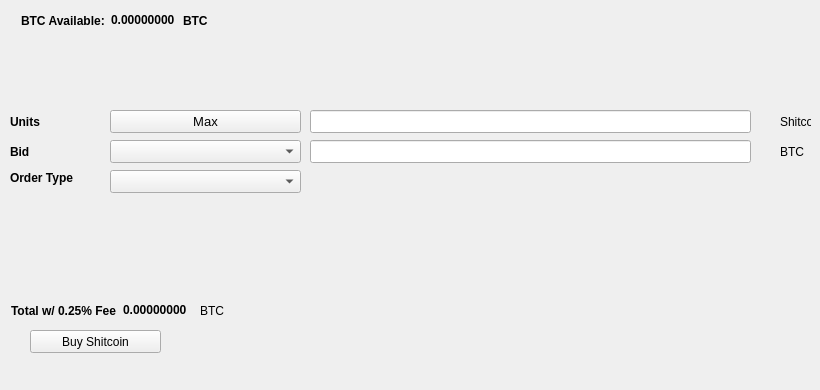
   <widget class="QWidget" name="BuyTab">
    <attribute name="title">
     <string>Buy</string>
    </attribute>
    <widget class="QPushButton" name="BuyShitcoin">
     <property name="geometry">
      <rect>
       <x>30</x>
       <y>330</y>
       <width>131</width>
       <height>23</height>
      </rect>
     </property>
     <property name="text">
      <string>Buy Shitcoin</string>
     </property>
     <property name="icon">
      <iconset resource="../shitcoin.qrc">
       <normaloff>:/icons/bitcoin</normaloff>:/icons/bitcoin</iconset>
     </property>
    </widget>
    <widget class="QLabel" name="label_3">
     <property name="geometry">
      <rect>
       <x>10</x>
       <y>110</y>
       <width>46</width>
       <height>23</height>
      </rect>
     </property>
     <property name="font">
      <font>
       <weight>75</weight>
       <bold>true</bold>
      </font>
     </property>
     <property name="text">
      <string>Units</string>
     </property>
    </widget>
    <widget class="QLineEdit" name="UnitsInput">
     <property name="geometry">
      <rect>
       <x>310</x>
       <y>110</y>
       <width>441</width>
       <height>23</height>
      </rect>
     </property>
     <property name="font">
      <font>
       <pointsize>9</pointsize>
       <weight>75</weight>
       <bold>true</bold>
      </font>
     </property>
    </widget>
    <widget class="QLineEdit" name="BuyBidPriceEdit">
     <property name="geometry">
      <rect>
       <x>310</x>
       <y>140</y>
       <width>441</width>
       <height>23</height>
      </rect>
     </property>
     <property name="font">
      <font>
       <pointsize>9</pointsize>
       <weight>75</weight>
       <bold>true</bold>
      </font>
     </property>
    </widget>
    <widget class="QLabel" name="label_4">
     <property name="geometry">
      <rect>
       <x>780</x>
       <y>110</y>
       <width>31</width>
       <height>23</height>
      </rect>
     </property>
     <property name="text">
      <string>Shitcoin</string>
     </property>
    </widget>
    <widget class="QLabel" name="label_5">
     <property name="geometry">
      <rect>
       <x>780</x>
       <y>140</y>
       <width>31</width>
       <height>23</height>
      </rect>
     </property>
     <property name="text">
      <string>BTC</string>
     </property>
    </widget>
    <widget class="QLabel" name="label_6">
     <property name="geometry">
      <rect>
       <x>10</x>
       <y>140</y>
       <width>46</width>
       <height>23</height>
      </rect>
     </property>
     <property name="font">
      <font>
       <weight>75</weight>
       <bold>true</bold>
      </font>
     </property>
     <property name="text">
      <string>Bid</string>
     </property>
    </widget>
    <widget class="QLabel" name="label_7">
     <property name="geometry">
      <rect>
       <x>10</x>
       <y>170</y>
       <width>91</width>
       <height>16</height>
      </rect>
     </property>
     <property name="font">
      <font>
       <weight>75</weight>
       <bold>true</bold>
      </font>
     </property>
     <property name="text">
      <string>Order Type</string>
     </property>
    </widget>
    <widget class="QPushButton" name="Buy_Max_Amount">
     <property name="geometry">
      <rect>
       <x>110</x>
       <y>110</y>
       <width>191</width>
       <height>23</height>
      </rect>
     </property>
     <property name="font">
      <font>
       <pointsize>10</pointsize>
      </font>
     </property>
     <property name="text">
      <string>Max</string>
     </property>
    </widget>
    <widget class="QComboBox" name="BuyBidcomboBox">
     <property name="geometry">
      <rect>
       <x>110</x>
       <y>140</y>
       <width>191</width>
       <height>23</height>
      </rect>
     </property>
     <property name="font">
      <font>
       <pointsize>10</pointsize>
      </font>
     </property>
    </widget>
    <widget class="QComboBox" name="buyOrdertypeCombo">
     <property name="geometry">
      <rect>
       <x>110</x>
       <y>170</y>
       <width>191</width>
       <height>23</height>
      </rect>
     </property>
     <property name="font">
      <font>
       <pointsize>10</pointsize>
      </font>
     </property>
    </widget>
    <widget class="QWidget" name="layoutWidget1">
     <property name="geometry">
      <rect>
       <x>21</x>
       <y>11</y>
       <width>227</width>
       <height>19</height>
      </rect>
     </property>
     <layout class="QHBoxLayout" name="horizontalLayout_3">
      <item>
       <widget class="QLabel" name="label232">
        <property name="font">
         <font>
          <weight>75</weight>
          <bold>true</bold>
         </font>
        </property>
        <property name="text">
         <string>BTC Available:</string>
        </property>
       </widget>
      </item>
      <item>
       <widget class="QLabel" name="BtcAvailableLbl">
        <property name="palette">
         <palette>
          <active>
           <colorrole role="WindowText">
            <brush brushstyle="SolidPattern">
             <color alpha="255">
              <red>0</red>
              <green>0</green>
              <blue>0</blue>
             </color>
            </brush>
           </colorrole>
           <colorrole role="Button">
            <brush brushstyle="SolidPattern">
             <color alpha="255">
              <red>0</red>
              <green>170</green>
              <blue>0</blue>
             </color>
            </brush>
           </colorrole>
           <colorrole role="Light">
            <brush brushstyle="SolidPattern">
             <color alpha="255">
              <red>0</red>
              <green>255</green>
              <blue>0</blue>
             </color>
            </brush>
           </colorrole>
           <colorrole role="Midlight">
            <brush brushstyle="SolidPattern">
             <color alpha="255">
              <red>0</red>
              <green>212</green>
              <blue>0</blue>
             </color>
            </brush>
           </colorrole>
           <colorrole role="Dark">
            <brush brushstyle="SolidPattern">
             <color alpha="255">
              <red>0</red>
              <green>85</green>
              <blue>0</blue>
             </color>
            </brush>
           </colorrole>
           <colorrole role="Mid">
            <brush brushstyle="SolidPattern">
             <color alpha="255">
              <red>0</red>
              <green>113</green>
              <blue>0</blue>
             </color>
            </brush>
           </colorrole>
           <colorrole role="Text">
            <brush brushstyle="SolidPattern">
             <color alpha="255">
              <red>0</red>
              <green>170</green>
              <blue>0</blue>
             </color>
            </brush>
           </colorrole>
           <colorrole role="BrightText">
            <brush brushstyle="SolidPattern">
             <color alpha="255">
              <red>255</red>
              <green>255</green>
              <blue>255</blue>
             </color>
            </brush>
           </colorrole>
           <colorrole role="ButtonText">
            <brush brushstyle="SolidPattern">
             <color alpha="255">
              <red>0</red>
              <green>0</green>
              <blue>0</blue>
             </color>
            </brush>
           </colorrole>
           <colorrole role="Base">
            <brush brushstyle="SolidPattern">
             <color alpha="255">
              <red>255</red>
              <green>255</green>
              <blue>255</blue>
             </color>
            </brush>
           </colorrole>
           <colorrole role="Window">
            <brush brushstyle="SolidPattern">
             <color alpha="255">
              <red>0</red>
              <green>170</green>
              <blue>0</blue>
             </color>
            </brush>
           </colorrole>
           <colorrole role="Shadow">
            <brush brushstyle="SolidPattern">
             <color alpha="255">
              <red>0</red>
              <green>0</green>
              <blue>0</blue>
             </color>
            </brush>
           </colorrole>
           <colorrole role="AlternateBase">
            <brush brushstyle="SolidPattern">
             <color alpha="255">
              <red>127</red>
              <green>212</green>
              <blue>127</blue>
             </color>
            </brush>
           </colorrole>
           <colorrole role="ToolTipBase">
            <brush brushstyle="SolidPattern">
             <color alpha="255">
              <red>255</red>
              <green>255</green>
              <blue>220</blue>
             </color>
            </brush>
           </colorrole>
           <colorrole role="ToolTipText">
            <brush brushstyle="SolidPattern">
             <color alpha="255">
              <red>0</red>
              <green>0</green>
              <blue>0</blue>
             </color>
            </brush>
           </colorrole>
          </active>
          <inactive>
           <colorrole role="WindowText">
            <brush brushstyle="SolidPattern">
             <color alpha="255">
              <red>0</red>
              <green>0</green>
              <blue>0</blue>
             </color>
            </brush>
           </colorrole>
           <colorrole role="Button">
            <brush brushstyle="SolidPattern">
             <color alpha="255">
              <red>0</red>
              <green>170</green>
              <blue>0</blue>
             </color>
            </brush>
           </colorrole>
           <colorrole role="Light">
            <brush brushstyle="SolidPattern">
             <color alpha="255">
              <red>0</red>
              <green>255</green>
              <blue>0</blue>
             </color>
            </brush>
           </colorrole>
           <colorrole role="Midlight">
            <brush brushstyle="SolidPattern">
             <color alpha="255">
              <red>0</red>
              <green>212</green>
              <blue>0</blue>
             </color>
            </brush>
           </colorrole>
           <colorrole role="Dark">
            <brush brushstyle="SolidPattern">
             <color alpha="255">
              <red>0</red>
              <green>85</green>
              <blue>0</blue>
             </color>
            </brush>
           </colorrole>
           <colorrole role="Mid">
            <brush brushstyle="SolidPattern">
             <color alpha="255">
              <red>0</red>
              <green>113</green>
              <blue>0</blue>
             </color>
            </brush>
           </colorrole>
           <colorrole role="Text">
            <brush brushstyle="SolidPattern">
             <color alpha="255">
              <red>0</red>
              <green>170</green>
              <blue>0</blue>
             </color>
            </brush>
           </colorrole>
           <colorrole role="BrightText">
            <brush brushstyle="SolidPattern">
             <color alpha="255">
              <red>255</red>
              <green>255</green>
              <blue>255</blue>
             </color>
            </brush>
           </colorrole>
           <colorrole role="ButtonText">
            <brush brushstyle="SolidPattern">
             <color alpha="255">
              <red>0</red>
              <green>0</green>
              <blue>0</blue>
             </color>
            </brush>
           </colorrole>
           <colorrole role="Base">
            <brush brushstyle="SolidPattern">
             <color alpha="255">
              <red>255</red>
              <green>255</green>
              <blue>255</blue>
             </color>
            </brush>
           </colorrole>
           <colorrole role="Window">
            <brush brushstyle="SolidPattern">
             <color alpha="255">
              <red>0</red>
              <green>170</green>
              <blue>0</blue>
             </color>
            </brush>
           </colorrole>
           <colorrole role="Shadow">
            <brush brushstyle="SolidPattern">
             <color alpha="255">
              <red>0</red>
              <green>0</green>
              <blue>0</blue>
             </color>
            </brush>
           </colorrole>
           <colorrole role="AlternateBase">
            <brush brushstyle="SolidPattern">
             <color alpha="255">
              <red>127</red>
              <green>212</green>
              <blue>127</blue>
             </color>
            </brush>
           </colorrole>
           <colorrole role="ToolTipBase">
            <brush brushstyle="SolidPattern">
             <color alpha="255">
              <red>255</red>
              <green>255</green>
              <blue>220</blue>
             </color>
            </brush>
           </colorrole>
           <colorrole role="ToolTipText">
            <brush brushstyle="SolidPattern">
             <color alpha="255">
              <red>0</red>
              <green>0</green>
              <blue>0</blue>
             </color>
            </brush>
           </colorrole>
          </inactive>
          <disabled>
           <colorrole role="WindowText">
            <brush brushstyle="SolidPattern">
             <color alpha="255">
              <red>0</red>
              <green>85</green>
              <blue>0</blue>
             </color>
            </brush>
           </colorrole>
           <colorrole role="Button">
            <brush brushstyle="SolidPattern">
             <color alpha="255">
              <red>0</red>
              <green>170</green>
              <blue>0</blue>
             </color>
            </brush>
           </colorrole>
           <colorrole role="Light">
            <brush brushstyle="SolidPattern">
             <color alpha="255">
              <red>0</red>
              <green>255</green>
              <blue>0</blue>
             </color>
            </brush>
           </colorrole>
           <colorrole role="Midlight">
            <brush brushstyle="SolidPattern">
             <color alpha="255">
              <red>0</red>
              <green>212</green>
              <blue>0</blue>
             </color>
            </brush>
           </colorrole>
           <colorrole role="Dark">
            <brush brushstyle="SolidPattern">
             <color alpha="255">
              <red>0</red>
              <green>85</green>
              <blue>0</blue>
             </color>
            </brush>
           </colorrole>
           <colorrole role="Mid">
            <brush brushstyle="SolidPattern">
             <color alpha="255">
              <red>0</red>
              <green>113</green>
              <blue>0</blue>
             </color>
            </brush>
           </colorrole>
           <colorrole role="Text">
            <brush brushstyle="SolidPattern">
             <color alpha="255">
              <red>0</red>
              <green>85</green>
              <blue>0</blue>
             </color>
            </brush>
           </colorrole>
           <colorrole role="BrightText">
            <brush brushstyle="SolidPattern">
             <color alpha="255">
              <red>255</red>
              <green>255</green>
              <blue>255</blue>
             </color>
            </brush>
           </colorrole>
           <colorrole role="ButtonText">
            <brush brushstyle="SolidPattern">
             <color alpha="255">
              <red>0</red>
              <green>85</green>
              <blue>0</blue>
             </color>
            </brush>
           </colorrole>
           <colorrole role="Base">
            <brush brushstyle="SolidPattern">
             <color alpha="255">
              <red>0</red>
              <green>170</green>
              <blue>0</blue>
             </color>
            </brush>
           </colorrole>
           <colorrole role="Window">
            <brush brushstyle="SolidPattern">
             <color alpha="255">
              <red>0</red>
              <green>170</green>
              <blue>0</blue>
             </color>
            </brush>
           </colorrole>
           <colorrole role="Shadow">
            <brush brushstyle="SolidPattern">
             <color alpha="255">
              <red>0</red>
              <green>0</green>
              <blue>0</blue>
             </color>
            </brush>
           </colorrole>
           <colorrole role="AlternateBase">
            <brush brushstyle="SolidPattern">
             <color alpha="255">
              <red>0</red>
              <green>170</green>
              <blue>0</blue>
             </color>
            </brush>
           </colorrole>
           <colorrole role="ToolTipBase">
            <brush brushstyle="SolidPattern">
             <color alpha="255">
              <red>255</red>
              <green>255</green>
              <blue>220</blue>
             </color>
            </brush>
           </colorrole>
           <colorrole role="ToolTipText">
            <brush brushstyle="SolidPattern">
             <color alpha="255">
              <red>0</red>
              <green>0</green>
              <blue>0</blue>
             </color>
            </brush>
           </colorrole>
          </disabled>
         </palette>
        </property>
        <property name="font">
         <font>
          <weight>75</weight>
          <bold>true</bold>
         </font>
        </property>
        <property name="text">
         <string>0.00000000</string>
        </property>
        <property name="textInteractionFlags">
         <set>Qt::LinksAccessibleByMouse|Qt::TextSelectableByKeyboard|Qt::TextSelectableByMouse</set>
        </property>
       </widget>
      </item>
      <item>
       <widget class="QLabel" name="BtcAvailableLbl_2">
        <property name="font">
         <font>
          <weight>75</weight>
          <bold>true</bold>
         </font>
        </property>
        <property name="text">
         <string>BTC</string>
        </property>
       </widget>
      </item>
     </layout>
    </widget>
    <widget class="QWidget" name="layoutWidge2">
     <property name="geometry">
      <rect>
       <x>11</x>
       <y>301</y>
       <width>259</width>
       <height>19</height>
      </rect>
     </property>
     <layout class="QHBoxLayout" name="horizontalLayout_4">
      <item>
       <widget class="QLabel" name="label_9">
        <property name="font">
         <font>
          <weight>75</weight>
          <bold>true</bold>
         </font>
        </property>
        <property name="text">
         <string>Total w/ 0.25% Fee</string>
        </property>
       </widget>
      </item>
      <item>
       <widget class="QLabel" name="BuyCostLabel">
        <property name="palette">
         <palette>
          <active>
           <colorrole role="WindowText">
            <brush brushstyle="SolidPattern">
             <color alpha="255">
              <red>0</red>
              <green>0</green>
              <blue>0</blue>
             </color>
            </brush>
           </colorrole>
           <colorrole role="Button">
            <brush brushstyle="SolidPattern">
             <color alpha="255">
              <red>0</red>
              <green>170</green>
              <blue>0</blue>
             </color>
            </brush>
           </colorrole>
           <colorrole role="Light">
            <brush brushstyle="SolidPattern">
             <color alpha="255">
              <red>0</red>
              <green>255</green>
              <blue>0</blue>
             </color>
            </brush>
           </colorrole>
           <colorrole role="Midlight">
            <brush brushstyle="SolidPattern">
             <color alpha="255">
              <red>0</red>
              <green>212</green>
              <blue>0</blue>
             </color>
            </brush>
           </colorrole>
           <colorrole role="Dark">
            <brush brushstyle="SolidPattern">
             <color alpha="255">
              <red>0</red>
              <green>85</green>
              <blue>0</blue>
             </color>
            </brush>
           </colorrole>
           <colorrole role="Mid">
            <brush brushstyle="SolidPattern">
             <color alpha="255">
              <red>0</red>
              <green>113</green>
              <blue>0</blue>
             </color>
            </brush>
           </colorrole>
           <colorrole role="Text">
            <brush brushstyle="SolidPattern">
             <color alpha="255">
              <red>0</red>
              <green>170</green>
              <blue>0</blue>
             </color>
            </brush>
           </colorrole>
           <colorrole role="BrightText">
            <brush brushstyle="SolidPattern">
             <color alpha="255">
              <red>255</red>
              <green>255</green>
              <blue>255</blue>
             </color>
            </brush>
           </colorrole>
           <colorrole role="ButtonText">
            <brush brushstyle="SolidPattern">
             <color alpha="255">
              <red>0</red>
              <green>0</green>
              <blue>0</blue>
             </color>
            </brush>
           </colorrole>
           <colorrole role="Base">
            <brush brushstyle="SolidPattern">
             <color alpha="255">
              <red>255</red>
              <green>255</green>
              <blue>255</blue>
             </color>
            </brush>
           </colorrole>
           <colorrole role="Window">
            <brush brushstyle="SolidPattern">
             <color alpha="255">
              <red>0</red>
              <green>170</green>
              <blue>0</blue>
             </color>
            </brush>
           </colorrole>
           <colorrole role="Shadow">
            <brush brushstyle="SolidPattern">
             <color alpha="255">
              <red>0</red>
              <green>0</green>
              <blue>0</blue>
             </color>
            </brush>
           </colorrole>
           <colorrole role="AlternateBase">
            <brush brushstyle="SolidPattern">
             <color alpha="255">
              <red>127</red>
              <green>212</green>
              <blue>127</blue>
             </color>
            </brush>
           </colorrole>
           <colorrole role="ToolTipBase">
            <brush brushstyle="SolidPattern">
             <color alpha="255">
              <red>255</red>
              <green>255</green>
              <blue>220</blue>
             </color>
            </brush>
           </colorrole>
           <colorrole role="ToolTipText">
            <brush brushstyle="SolidPattern">
             <color alpha="255">
              <red>0</red>
              <green>0</green>
              <blue>0</blue>
             </color>
            </brush>
           </colorrole>
          </active>
          <inactive>
           <colorrole role="WindowText">
            <brush brushstyle="SolidPattern">
             <color alpha="255">
              <red>0</red>
              <green>0</green>
              <blue>0</blue>
             </color>
            </brush>
           </colorrole>
           <colorrole role="Button">
            <brush brushstyle="SolidPattern">
             <color alpha="255">
              <red>0</red>
              <green>170</green>
              <blue>0</blue>
             </color>
            </brush>
           </colorrole>
           <colorrole role="Light">
            <brush brushstyle="SolidPattern">
             <color alpha="255">
              <red>0</red>
              <green>255</green>
              <blue>0</blue>
             </color>
            </brush>
           </colorrole>
           <colorrole role="Midlight">
            <brush brushstyle="SolidPattern">
             <color alpha="255">
              <red>0</red>
              <green>212</green>
              <blue>0</blue>
             </color>
            </brush>
           </colorrole>
           <colorrole role="Dark">
            <brush brushstyle="SolidPattern">
             <color alpha="255">
              <red>0</red>
              <green>85</green>
              <blue>0</blue>
             </color>
            </brush>
           </colorrole>
           <colorrole role="Mid">
            <brush brushstyle="SolidPattern">
             <color alpha="255">
              <red>0</red>
              <green>113</green>
              <blue>0</blue>
             </color>
            </brush>
           </colorrole>
           <colorrole role="Text">
            <brush brushstyle="SolidPattern">
             <color alpha="255">
              <red>0</red>
              <green>170</green>
              <blue>0</blue>
             </color>
            </brush>
           </colorrole>
           <colorrole role="BrightText">
            <brush brushstyle="SolidPattern">
             <color alpha="255">
              <red>255</red>
              <green>255</green>
              <blue>255</blue>
             </color>
            </brush>
           </colorrole>
           <colorrole role="ButtonText">
            <brush brushstyle="SolidPattern">
             <color alpha="255">
              <red>0</red>
              <green>0</green>
              <blue>0</blue>
             </color>
            </brush>
           </colorrole>
           <colorrole role="Base">
            <brush brushstyle="SolidPattern">
             <color alpha="255">
              <red>255</red>
              <green>255</green>
              <blue>255</blue>
             </color>
            </brush>
           </colorrole>
           <colorrole role="Window">
            <brush brushstyle="SolidPattern">
             <color alpha="255">
              <red>0</red>
              <green>170</green>
              <blue>0</blue>
             </color>
            </brush>
           </colorrole>
           <colorrole role="Shadow">
            <brush brushstyle="SolidPattern">
             <color alpha="255">
              <red>0</red>
              <green>0</green>
              <blue>0</blue>
             </color>
            </brush>
           </colorrole>
           <colorrole role="AlternateBase">
            <brush brushstyle="SolidPattern">
             <color alpha="255">
              <red>127</red>
              <green>212</green>
              <blue>127</blue>
             </color>
            </brush>
           </colorrole>
           <colorrole role="ToolTipBase">
            <brush brushstyle="SolidPattern">
             <color alpha="255">
              <red>255</red>
              <green>255</green>
              <blue>220</blue>
             </color>
            </brush>
           </colorrole>
           <colorrole role="ToolTipText">
            <brush brushstyle="SolidPattern">
             <color alpha="255">
              <red>0</red>
              <green>0</green>
              <blue>0</blue>
             </color>
            </brush>
           </colorrole>
          </inactive>
          <disabled>
           <colorrole role="WindowText">
            <brush brushstyle="SolidPattern">
             <color alpha="255">
              <red>0</red>
              <green>85</green>
              <blue>0</blue>
             </color>
            </brush>
           </colorrole>
           <colorrole role="Button">
            <brush brushstyle="SolidPattern">
             <color alpha="255">
              <red>0</red>
              <green>170</green>
              <blue>0</blue>
             </color>
            </brush>
           </colorrole>
           <colorrole role="Light">
            <brush brushstyle="SolidPattern">
             <color alpha="255">
              <red>0</red>
              <green>255</green>
              <blue>0</blue>
             </color>
            </brush>
           </colorrole>
           <colorrole role="Midlight">
            <brush brushstyle="SolidPattern">
             <color alpha="255">
              <red>0</red>
              <green>212</green>
              <blue>0</blue>
             </color>
            </brush>
           </colorrole>
           <colorrole role="Dark">
            <brush brushstyle="SolidPattern">
             <color alpha="255">
              <red>0</red>
              <green>85</green>
              <blue>0</blue>
             </color>
            </brush>
           </colorrole>
           <colorrole role="Mid">
            <brush brushstyle="SolidPattern">
             <color alpha="255">
              <red>0</red>
              <green>113</green>
              <blue>0</blue>
             </color>
            </brush>
           </colorrole>
           <colorrole role="Text">
            <brush brushstyle="SolidPattern">
             <color alpha="255">
              <red>0</red>
              <green>85</green>
              <blue>0</blue>
             </color>
            </brush>
           </colorrole>
           <colorrole role="BrightText">
            <brush brushstyle="SolidPattern">
             <color alpha="255">
              <red>255</red>
              <green>255</green>
              <blue>255</blue>
             </color>
            </brush>
           </colorrole>
           <colorrole role="ButtonText">
            <brush brushstyle="SolidPattern">
             <color alpha="255">
              <red>0</red>
              <green>85</green>
              <blue>0</blue>
             </color>
            </brush>
           </colorrole>
           <colorrole role="Base">
            <brush brushstyle="SolidPattern">
             <color alpha="255">
              <red>0</red>
              <green>170</green>
              <blue>0</blue>
             </color>
            </brush>
           </colorrole>
           <colorrole role="Window">
            <brush brushstyle="SolidPattern">
             <color alpha="255">
              <red>0</red>
              <green>170</green>
              <blue>0</blue>
             </color>
            </brush>
           </colorrole>
           <colorrole role="Shadow">
            <brush brushstyle="SolidPattern">
             <color alpha="255">
              <red>0</red>
              <green>0</green>
              <blue>0</blue>
             </color>
            </brush>
           </colorrole>
           <colorrole role="AlternateBase">
            <brush brushstyle="SolidPattern">
             <color alpha="255">
              <red>0</red>
              <green>170</green>
              <blue>0</blue>
             </color>
            </brush>
           </colorrole>
           <colorrole role="ToolTipBase">
            <brush brushstyle="SolidPattern">
             <color alpha="255">
              <red>255</red>
              <green>255</green>
              <blue>220</blue>
             </color>
            </brush>
           </colorrole>
           <colorrole role="ToolTipText">
            <brush brushstyle="SolidPattern">
             <color alpha="255">
              <red>0</red>
              <green>0</green>
              <blue>0</blue>
             </color>
            </brush>
           </colorrole>
          </disabled>
         </palette>
        </property>
        <property name="font">
         <font>
          <weight>75</weight>
          <bold>true</bold>
         </font>
        </property>
        <property name="autoFillBackground">
         <bool>false</bool>
        </property>
        <property name="text">
         <string>0.00000000</string>
        </property>
        <property name="textInteractionFlags">
         <set>Qt::LinksAccessibleByMouse|Qt::TextSelectableByMouse</set>
        </property>
       </widget>
      </item>
      <item>
       <widget class="QLabel" name="label_10">
        <property name="font">
         <font>
          <weight>50</weight>
          <bold>false</bold>
         </font>
        </property>
        <property name="text">
         <string>BTC</string>
        </property>
       </widget>
      </item>
     </layout>
    </widget>
    <widget class="QLabel" name="label_24">
     <property name="geometry">
      <rect>
       <x>460</x>
       <y>300</y>
       <width>281</width>
       <height>81</height>
      </rect>
     </property>
     <property name="text">
      <string/>
     </property>
     <property name="pixmap">
      <pixmap>:/images/bittrex</pixmap>
     </property>
    </widget>
   </widget>
